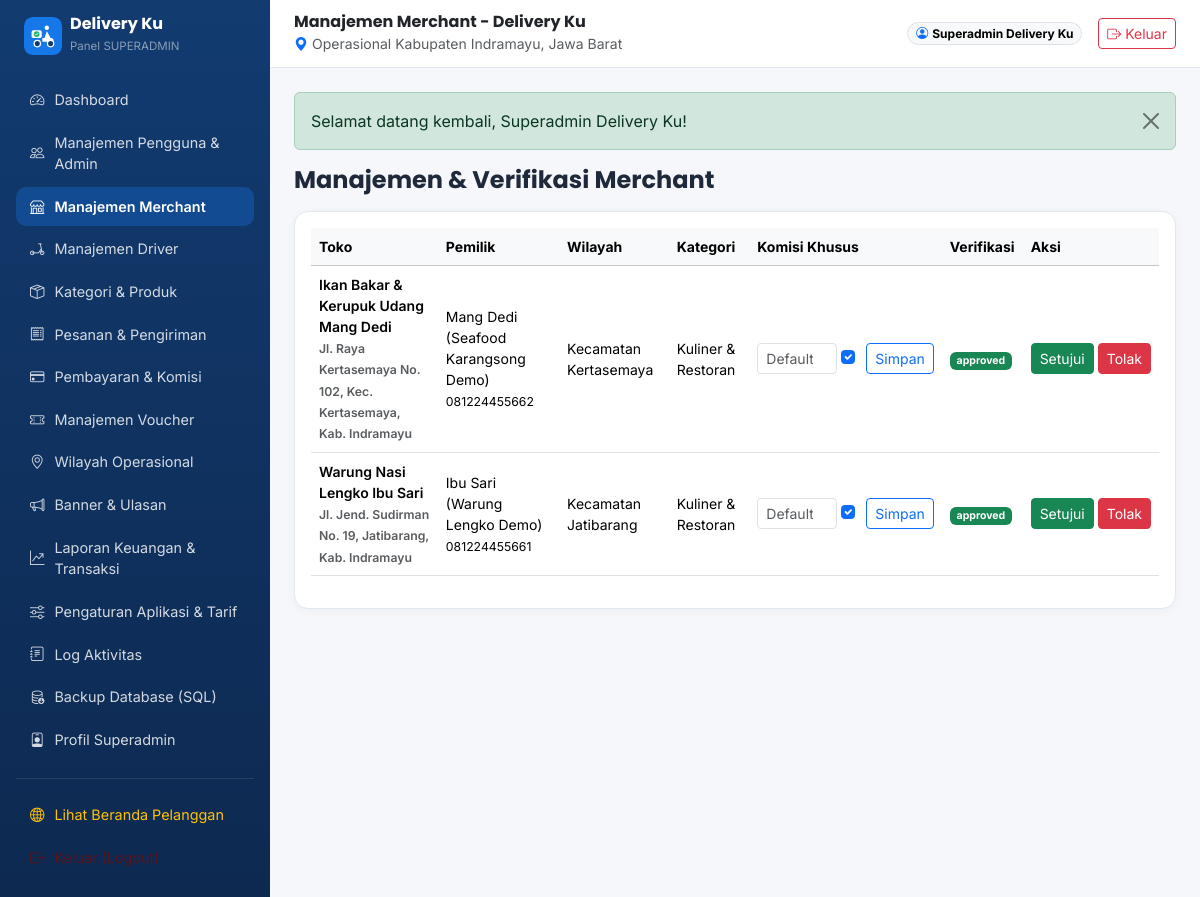
/index.php?route=superadmin/merchants (signed in), run on the app's committed database.
### tables this page shows
CREATE TABLE IF NOT EXISTS `merchants` (
    `id` BIGINT UNSIGNED AUTO_INCREMENT PRIMARY KEY,
    `user_id` BIGINT UNSIGNED NOT NULL UNIQUE,
    `merchant_category_id` INT UNSIGNED NULL,
    `district_id` INT UNSIGNED NULL,
    `village_id` INT UNSIGNED NULL,
    `store_name` VARCHAR(160) NOT NULL,
    `slug` VARCHAR(180) NOT NULL UNIQUE,
    `description` TEXT NULL,
    `logo_path` VARCHAR(255) NULL,
    `banner_path` VARCHAR(255) NULL,
    `address` TEXT NOT NULL,
    `postal_code` VARCHAR(10) NULL,
    `latitude` DECIMAL(10,7) NULL,
    `longitude` DECIMAL(10,7) NULL,
    `open_time` TIME NOT NULL DEFAULT '08:00:00',
    `close_time` TIME NOT NULL DEFAULT '21:00:00',
    `is_open` TINYINT(1) NOT NULL DEFAULT 1,
    `verification_status` ENUM('pending','approved','rejected') NOT NULL DEFAULT 'pending',
    `verification_notes` TEXT NULL,
    `commission_rate` DECIMAL(5,2) NULL COMMENT 'Override komisi persen khusus merchant jika diisi',
    `rating_avg` DECIMAL(3,2) NOT NULL DEFAULT 5.00,
    `total_reviews` INT UNSIGNED NOT NULL DEFAULT 0,
    `is_recommended` TINYINT(1) NOT NULL DEFAULT 0,
    `is_demo` TINYINT(1) NOT NULL DEFAULT 0,
    `created_at` TIMESTAMP DEFAULT CURRENT_TIMESTAMP,
    `updated_at` TIMESTAMP DEFAULT CURRENT_TIMESTAMP ON UPDATE CURRENT_TIMESTAMP,
    `deleted_at` TIMESTAMP NULL DEFAULT NULL,
    INDEX `idx_merchant_verify` (`verification_status`, `is_open`),
    INDEX `idx_merchant_district` (`district_id`),
    CONSTRAINT `fk_merchant_user` FOREIGN KEY (`user_id`) REFERENCES `users`(`id`) ON DELETE CASCADE,
    CONSTRAINT `fk_merchant_cat` FOREIGN KEY (`merchant_category_id`) REFERENCES `merchant_categories`(`id`) ON DELETE SET NULL,
    CONSTRAINT `fk_merchant_dist` FOREIGN KEY (`district_id`) REFERENCES `districts`(`id`) ON DELETE SET NULL,
    CONSTRAINT `fk_merchant_vil` FOREIGN KEY (`village_id`) REFERENCES `villages`(`id`) ON DELETE SET NULL
);

CREATE TABLE IF NOT EXISTS `users` (
    `id` BIGINT UNSIGNED AUTO_INCREMENT PRIMARY KEY,
    `role_id` INT UNSIGNED NOT NULL,
    `full_name` VARCHAR(150) NOT NULL,
    `email` VARCHAR(150) NOT NULL UNIQUE,
    `phone` VARCHAR(25) NOT NULL,
    `password_hash` VARCHAR(255) NOT NULL,
    `avatar_path` VARCHAR(255) NULL,
    `status` ENUM('active','inactive','suspended','pending') NOT NULL DEFAULT 'active',
    `is_demo` TINYINT(1) NOT NULL DEFAULT 0,
    `reset_token` VARCHAR(120) NULL,
    `reset_expires_at` DATETIME NULL,
    `last_login_at` DATETIME NULL,
    `created_at` TIMESTAMP DEFAULT CURRENT_TIMESTAMP,
    `updated_at` TIMESTAMP DEFAULT CURRENT_TIMESTAMP ON UPDATE CURRENT_TIMESTAMP,
    `deleted_at` TIMESTAMP NULL DEFAULT NULL,
    INDEX `idx_users_role` (`role_id`),
    INDEX `idx_users_status` (`status`),
    CONSTRAINT `fk_users_role` FOREIGN KEY (`role_id`) REFERENCES `roles`(`id`)
);

CREATE TABLE IF NOT EXISTS `districts` (
    `id` INT UNSIGNED AUTO_INCREMENT PRIMARY KEY,
    `regency_name` VARCHAR(100) NOT NULL DEFAULT 'Kabupaten Indramayu',
    `province_name` VARCHAR(100) NOT NULL DEFAULT 'Jawa Barat',
    `name` VARCHAR(120) NOT NULL,
    `postal_code` VARCHAR(10) NULL,
    `latitude` DECIMAL(10,7) NULL,
    `longitude` DECIMAL(10,7) NULL,
    `base_delivery_fee` DECIMAL(12,2) NOT NULL DEFAULT 6000.00,
    `per_km_fee` DECIMAL(12,2) NOT NULL DEFAULT 2500.00,
    `is_active` TINYINT(1) NOT NULL DEFAULT 1,
    `created_at` TIMESTAMP DEFAULT CURRENT_TIMESTAMP,
    `updated_at` TIMESTAMP DEFAULT CURRENT_TIMESTAMP ON UPDATE CURRENT_TIMESTAMP,
    `deleted_at` TIMESTAMP NULL DEFAULT NULL,
    UNIQUE KEY `uq_district_regency` (`regency_name`, `name`),
    INDEX `idx_district_active` (`is_active`)
);

CREATE TABLE IF NOT EXISTS `merchant_categories` (
    `id` INT UNSIGNED AUTO_INCREMENT PRIMARY KEY,
    `name` VARCHAR(100) NOT NULL,
    `slug` VARCHAR(120) NOT NULL UNIQUE,
    `icon` VARCHAR(60) NULL DEFAULT 'bi-shop',
    `is_active` TINYINT(1) NOT NULL DEFAULT 1,
    `created_at` TIMESTAMP DEFAULT CURRENT_TIMESTAMP,
    `updated_at` TIMESTAMP DEFAULT CURRENT_TIMESTAMP ON UPDATE CURRENT_TIMESTAMP
);

### app/controllers/SuperadminController.php (called while the page is built, shortened)
<?php
final class SuperadminController
{
    public function merchants(): void
    {
        $pdo = Database::connection();
        $merchants = $pdo->query(
            'SELECT m.*, u.full_name AS owner_name, u.email, u.phone, d.name AS district_name, mc.name AS category_name
             FROM merchants m
             JOIN users u ON u.id=m.user_id
             LEFT JOIN districts d ON d.id=m.district_id
             LEFT JOIN merchant_categories mc ON mc.id=m.merchant_category_id
             WHERE m.deleted_at IS NULL ORDER BY m.id DESC'
        )->fetchAll();
        render_view('superadmin/merchants', ['merchants' => $merchants, 'pageTitle' => 'Manajemen Merchant - Delivery Ku'], 'dashboard_shell');
    }
}

### index.php (called while the page is built, shortened)
<?php
$routes = require BASE_PATH . '/routes/web.php';
$route = trim((string)($_GET['route'] ?? ''), '/');
$handler = $routes[$route];
$isPost = ($_SERVER['REQUEST_METHOD'] ?? 'GET') === 'POST';
if ($isPost && isset($handler[2], $handler[3])) {
    $controllerClass = $handler[2];
    $method = $handler[3];
} else {
    $method = $handler[1];
}
$controller = new $controllerClass();
$controller->{$method}();

### resources/views/superadmin/merchants.php (the view, shortened to what this page needs)
<h4 class="fw-bold mb-3">Manajemen & Verifikasi Merchant</h4>
<div class="dk-card p-3">
    <div class="table-responsive">
        <table class="table table-hover align-middle small">
            <thead class="table-light"><tr><th>Toko</th><th>Pemilik</th><th>Wilayah</th><th>Kategori</th><th>Komisi Khusus</th><th>Verifikasi</th><th>Aksi</th></tr></thead>
            <tbody>
            <?php foreach ($merchants as $m): ?>
                <tr>
                    <td class="fw-semibold"><?= e($m['store_name']) ?><br><small class="text-muted"><?= e($m['address']) ?></small></td>
                    <td><?= e($m['owner_name']) ?><br><small><?= e($m['phone']) ?></small></td>
                    <td><?= e($m['district_name'] ?? '-') ?></td>
                    <td><?= e($m['category_name'] ?? '-') ?></td>
                    <td>
                        <form method="POST" class="d-flex gap-1 align-items-center">
                            <input type="number" step="0.5" name="commission_rate" value="<?= e((string)($m['commission_rate'] ?? '')) ?>" placeholder="Default" class="form-control form-control-sm" style="width:80px">
                            <div class="form-check mb-0"><input class="form-check-input" type="checkbox" name="is_recommended" <?= $m['is_recommended'] ? 'checked' : '' ?> title="Rekomendasi"></div>
                            <button class="btn btn-outline-primary btn-sm">Simpan</button>
                        </form>
                    </td>
                    <td><span class="badge text-bg-<?= $m['verification_status'] === 'approved' ? 'success' : ($m['verification_status'] === 'rejected' ? 'danger' : 'warning') ?>"><?= e($m['verification_status']) ?></span></td>
                    <td>
                        <form method="POST" class="d-flex gap-1">
                            <button name="status" value="approved" class="btn btn-success btn-sm">Setujui</button>
                            <button name="status" value="rejected" class="btn btn-danger btn-sm">Tolak</button>
                        </form>
                    </td>
                </tr>
            <?php endforeach; ?>
            </tbody>
        </table>
    </div>
</div>

### public/assets/css/deliveryku.css (style rules this page uses)
:root { --dk-blue: #1677E8; --dk-navy: #123B70; --dk-white: #FFFFFF; --dk-bg: #F5F7FA; --dk-green: #22B573; --dk-border: #E2E8F0; }
body { font-family: 'Inter', 'Poppins', system-ui, -apple-system, sans-serif; background-color: var(--dk-bg); color: #1E293B; }
h1, h2, h3, h4, h5, h6, .brand-font { font-family: 'Poppins', 'Inter', sans-serif; }
.dk-card { border: 1px solid var(--dk-border); border-radius: 14px; box-shadow: 0 2px 10px rgba(18, 59, 112, 0.04); background: #fff; }

### data on the page
merchants: store_name "Ikan Bakar & Kerupuk Udang Mang Dedi", address "Jl. Raya Kertasemaya No. 102, Kec. Kertasemaya, Kab. Indramayu", user.full_name "Mang Dedi (Seafood Karangsong Demo)", user.phone "081224455662", district.name "Kecamatan Kertasemaya", merchant_category.name "Kuliner & Restoran", is_recommended "☑", verification_status "approved"
merchants: store_name "Warung Nasi Lengko Ibu Sari", address "Jl. Jend. Sudirman No. 19, Jatibarang, Kab. Indramayu", user.full_name "Ibu Sari (Warung Lengko Demo)", user.phone "081224455661", district.name "Kecamatan Jatibarang", merchant_category.name "Kuliner & Restoran", is_recommended "☑", verification_status "approved"

### other printed values
$role "SUPERADMIN"
$m['label'] "Dashboard"
$m['label'] "Manajemen Pengguna & Admin"
$m['label'] "Manajemen Merchant"
$m['label'] "Manajemen Driver"
$m['label'] "Kategori & Produk"
$m['label'] "Pesanan & Pengiriman"
$m['label'] "Pembayaran & Komisi"
$m['label'] "Manajemen Voucher"
$m['label'] "Wilayah Operasional"
$m['label'] "Banner & Ulasan"
$m['label'] "Laporan Keuangan & Transaksi"
$m['label'] "Pengaturan Aplikasi & Tarif"
$m['label'] "Log Aktivitas"
$m['label'] "Backup Database (SQL)"
